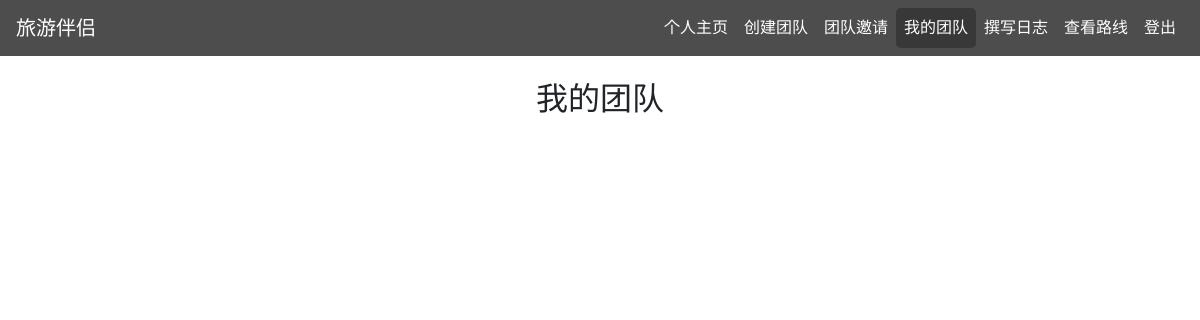
The app's page /my_teams (signed in), older data.
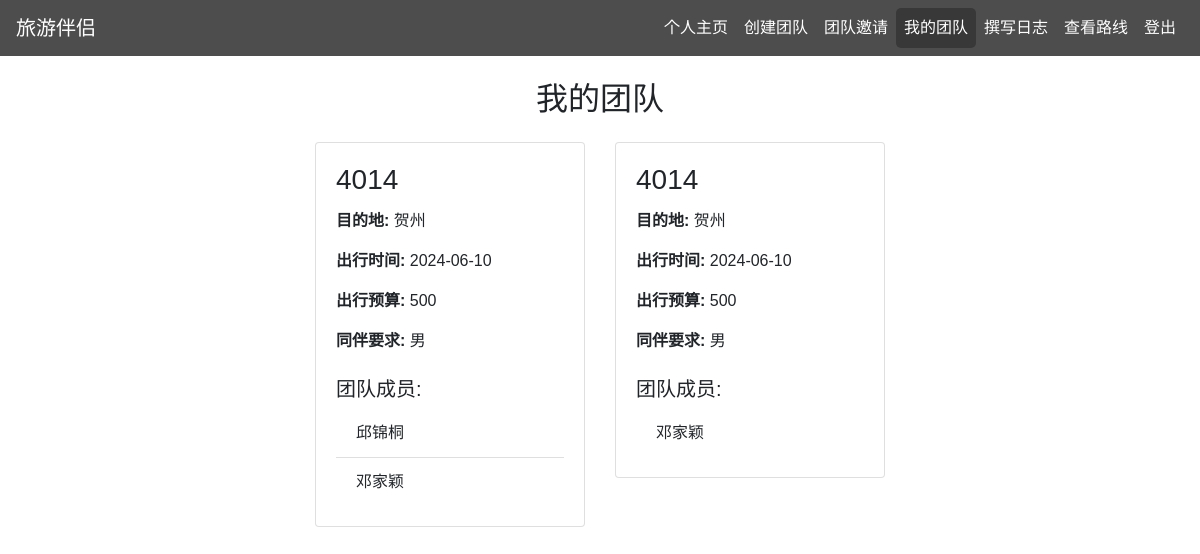
The same page, newer data.
### demo/models.py (models this page shows)
class Team(db.Model):
    id = db.Column(db.Integer, primary_key=True)
    name = db.Column(db.String(120), nullable=False)
    destination = db.Column(db.String(120), nullable=False)
    time = db.Column(db.String(120), nullable=False)
    price = db.Column(db.String(120), nullable=False)
    companion_requirements = db.Column(db.String(500), nullable=False)
    creator_id = db.Column(db.Integer, db.ForeignKey('user.id'), nullable=False)
    creator = db.relationship('User', backref=db.backref('created_teams', lazy=True))
    members = db.relationship('User', secondary='team_members', backref=db.backref('teams', lazy=True))

class User(db.Model):
    id = db.Column(db.Integer, primary_key=True)
    username = db.Column(db.String(80), unique=True, nullable=False)
    password = db.Column(db.String(80), nullable=False)
    age = db.Column(db.Integer, nullable=False)
    gender = db.Column(db.String(10), nullable=False)
    location = db.Column(db.String(120), nullable=False)
    budget = db.Column(db.String(120), nullable=False)
    interests = db.Column(db.String(500), nullable=False)
    companion_requirements = db.Column(db.String(120))  # 新增字段

### demo/app.py (the view)
@app.route('/my_teams')
def my_teams():
    user_id = session.get('user_id')
    if not user_id:
        return redirect(url_for('login'))
    user = User.query.get(user_id)
    teams = user.teams
    return render_template('my_teams.html', teams=teams)

### demo/templates/my_teams.html (shortened to what this page needs)
{% extends "base.html" %}
{% block content %}
<h2 class="text-center my-4">我的团队</h2>
<div class="row">
    {% for team in teams %}
        <div class="col-md-6 mb-4">
            <div class="card">
                <div class="card-body">
                    <h3 class="card-title">{{ team.name }}</h3>
                    <p class="card-text"><strong>目的地:</strong> {{ team.destination }}</p>
                    <p class="card-text"><strong>出行时间:</strong> {{ team.time }}</p>
                    <p class="card-text"><strong>出行预算:</strong> {{ team.price }}</p>
                    <p class="card-text"><strong>同伴要求:</strong> {{ team.companion_requirements }}</p>
                    <h5 class="mt-4">团队成员:</h5>
                    <ul class="list-group list-group-flush">
                        {% for member in team.members %}
                            <li class="list-group-item">{{ member.username }}</li>
                        {% endfor %}
                    </ul>
                </div>
            </div>
        </div>
    {% endfor %}
</div>
{% endblock %}

### demo/templates/base.html (shortened to what this page needs)
<!DOCTYPE html>
<html lang="en">
<head>
    <link rel="stylesheet" href="{{ url_for('static', filename='css/bootstrap.min.css') }}">
    <link rel="stylesheet" href="{{ url_for('static', filename='css/styles.css') }}">
</head>
<body>
    <nav class="navbar navbar-expand-lg navbar-custom">
        <a class="navbar-brand" href="/">旅游伴侣</a>
        <div class="collapse navbar-collapse" id="navbarNav">
            <ul class="navbar-nav ml-auto">
                <li class="nav-item">
                    <a class="nav-link" href="/profile">个人主页</a>
                </li>
                <li class="nav-item">
                    <a class="nav-link" href="/create_team">创建团队</a>
                </li>
                <li class="nav-item">
                    <a class="nav-link" href="/manage_invitations">团队邀请</a>
                </li>
                <li class="nav-item">
                    <a class="nav-link" href="/my_teams">我的团队</a>
                </li>
                <li class="nav-item">
                    <a class="nav-link" href="/log">撰写日志</a>
                </li>
                <li class="nav-item">
                    <a class="nav-link" href="/routes">查看路线</a>
                </li>
                <li class="nav-item">
                    <a class="nav-link" href="/logout">登出</a>
                </li>
            </ul>
        </div>
    </nav>
    <div class="container mt-4">
        {% block content %}{% endblock %}
    </div>
</body>
</html>

### demo/static/css/styles.css (style rules this page uses)
body { font-family: Arial, sans-serif; }
.container { max-width: 600px; margin-top: 50px; }
.navbar-custom { background-color: #4d4d4d; color: white; }
.navbar-custom .navbar-brand, .navbar-custom .nav-link { color: white; }
.navbar-custom .nav-link.active { background-color: #383838; color: white; border-radius: 5px; }

Row changes from the older to the newer data that the page shows:
added Team: name "4014", destination "贺州", time "2024-06-10", price "500", companion_requirements "男"
added User: username "邱锦桐", shown under "4014"
now on this page (row unchanged): User: username "邓家颖"
added Team: name "4014", destination "贺州", time "2024-06-10", price "500", companion_requirements "男"
